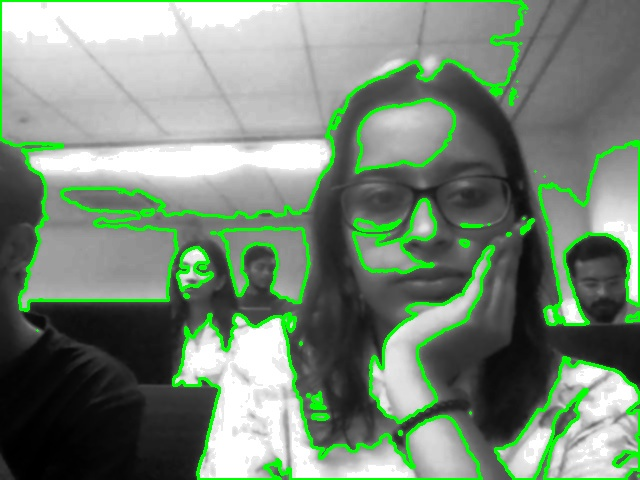
#> input picture cv pipeline/segmented.jpg, 640 x 480 px
$ python feature_matching.py
#> lines starting #> are read from the running program, lines starting #| are printed output that depends on the picture
import cv2
import numpy as np
img1 = cv2.imread('segmented.jpg', 0)
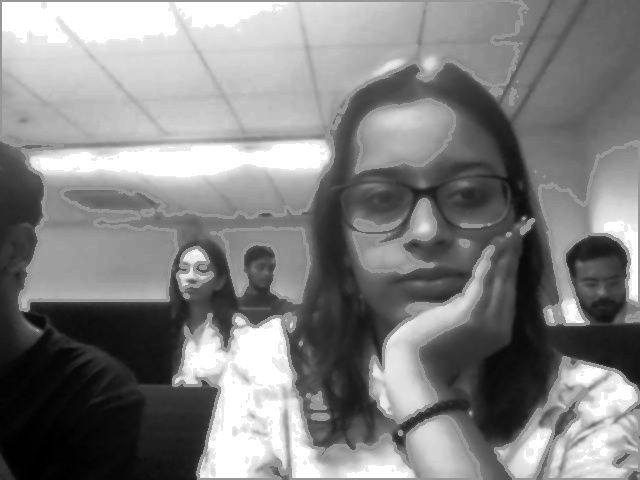
#> img1: shape (480, 640); min 0, max 255, mean 129.6
img2 = cv2.imread('acquired_image.jpg', 0)  # Assume a second image
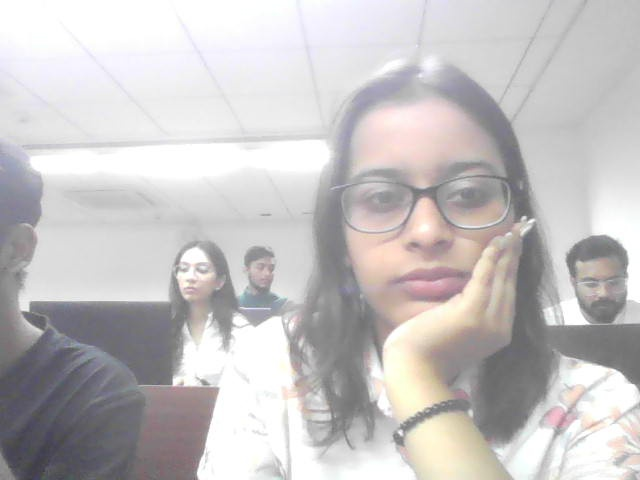
#> input picture cv pipeline/acquired_image.jpg, 640 x 480 px
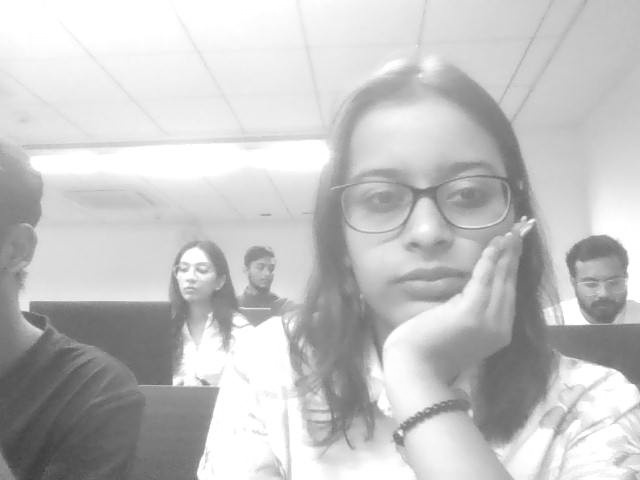
#> img2: shape (480, 640); min 61, max 255, mean 195.8
orb = cv2.ORB_create()
kp1, des1 = orb.detectAndCompute(img1, None)
#> kp1 = 500 keypoints; strongest (x, y, size): (197, 251, 111.1), (176, 379, 92.6), (197, 257, 92.6), (236, 319, 111.1)
kp2, des2 = orb.detectAndCompute(img2, None)
#> kp2 = 500 keypoints; strongest (x, y, size): (524, 217, 31), (174, 384, 31), (173, 382, 53.6), (174, 383, 44.6)
bf = cv2.BFMatcher(cv2.NORM_HAMMING, crossCheck=True)
matches = bf.match(des1, des2)
#> matches = 280 matches
matches = sorted(matches, key=lambda x: x.distance)  # Good matches
output = cv2.drawMatches(img1, kp1, img2, kp2, matches[:10], None)
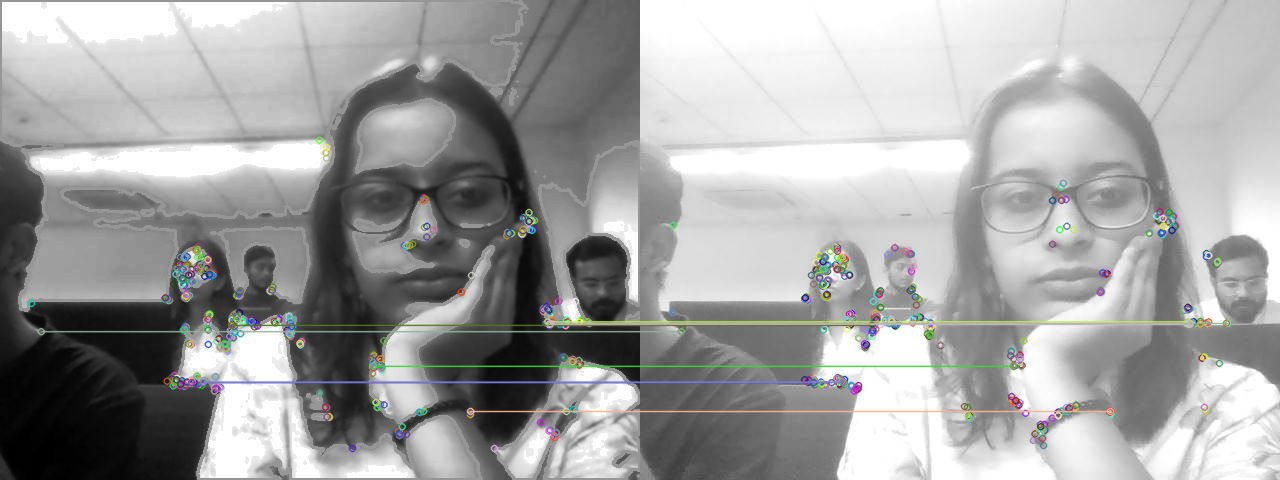
#> output: shape (480, 1280, 3); mean of channels 0, 1, 2 162.1, 162.5, 162.2; drawn as B, G, R
cv2.imshow('Matches', output)
cv2.waitKey(0)
cv2.destroyAllWindows()
